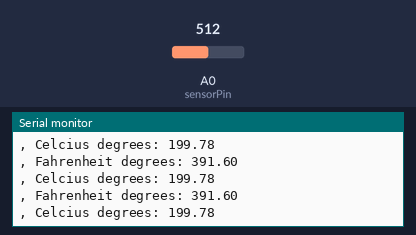
Recording of a sketch running on a simulated Arduino Uno, built with avr-gcc and run on an emulated ATmega328P. Parts: the last lines printed to the serial monitor. The test bench sets the inputs (shaded band); at power-on: A0 (sensorPin) = 512.

Above: at 1.2 s.
1.3 s: A0 (sensorPin) set to 325
At 2.1 s:
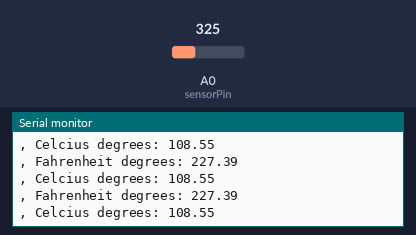
4.3 s: A0 (sensorPin) set to 297
At 4.8 s:
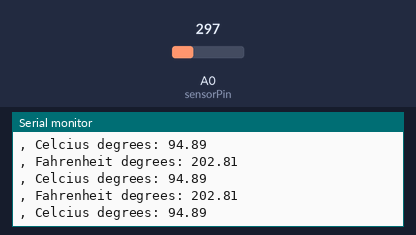
13.3 s: A0 (sensorPin) set to 198
At 14.2 s:
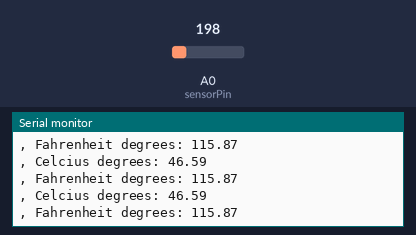
14.8 s: A0 (sensorPin) set to 170
At 15.8 s:
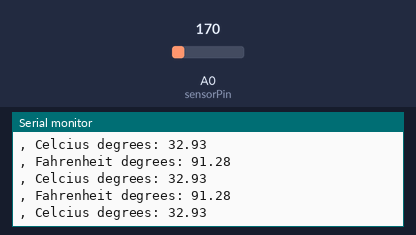
Timing chart, 0 to 17.8 s (numbered marks = the images above; inputs shaded):
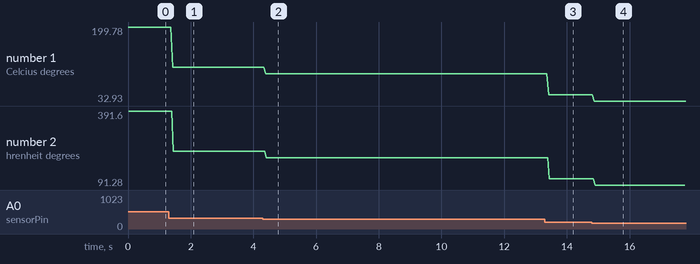

The sketch:

thermometer.ino
```cpp
// Creating a basic thermometer
// Will serial print the current temperature, in intervals
// Displayed in Celcius and Fahernheit

// named constant for the pin the sensor is connected with
const int sensorPin = A0;
// room temperature in Celcius
const float baselineTemp = 20.0;

void setup() {
  Serial.begin(9600); //opening serial port
}

void loop() {
  int sensorVal = analogRead(sensorPin);

  //convert the sersnor into voltage
  float voltage = (sensorVal/1024.9) * 5.0;

  //print the Celcius Temp
  Serial.print(", Celcius degrees: ");
  //convert the voltage to Celcius temperature
  float tempC = (voltage - .5) * 100;
  Serial.println(tempC);
  //convert the temp to Fahrenheit degrees
  float tempF = ((tempC * 9) / 5) + 32;
  float TempF = (tempC * 9/5) + 32;
  Serial.print(", Fahrenheit degrees: ");
  Serial.println(tempF);
}
```

Measured:
- the behaviour switches between 180 and 179 on A0 (sensorPin) (found by bisection; images 3 and 4)
- after the input at 1.3 s, the serial monitor: prints a new line after 0.12 s (image 1)
- after the input at 4.3 s, the serial monitor: prints a new line after 0.09 s (image 2)
- after the input at 13.3 s, the serial monitor: prints a new line after 0.11 s (image 3)
- after the input at 14.8 s, the serial monitor: prints a new line after 0.07 s (image 4)
- plotted number 1: 199.78 → 108.55 after the input at 1.3 s, 108.55 → 94.89 after the input at 4.3 s, 94.89 → 46.59 after the input at 13.3 s, 46.59 → 32.93 after the input at 14.8 s
- plotted number 2: 391.6 → 227.39 after the input at 1.3 s, 227.39 → 202.81 after the input at 4.3 s, 202.81 → 115.87 after the input at 13.3 s, 115.87 → 91.28 after the input at 14.8 s
